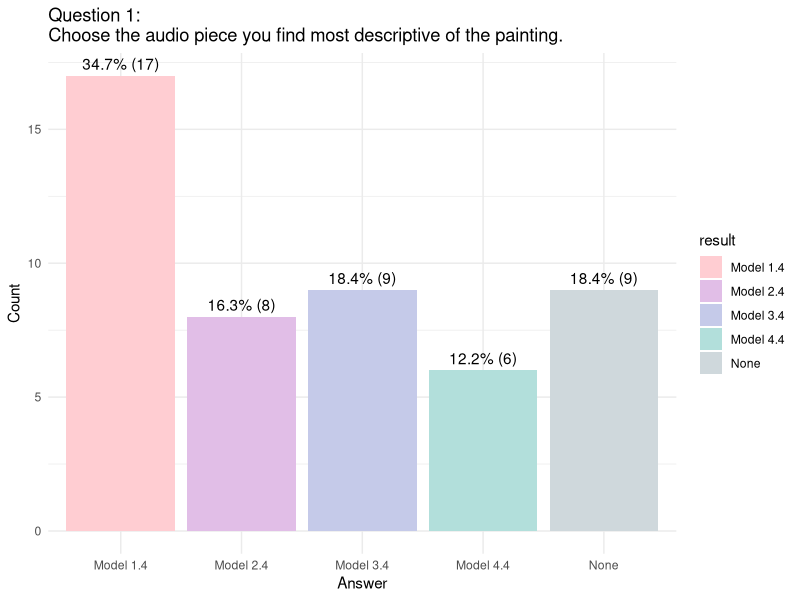
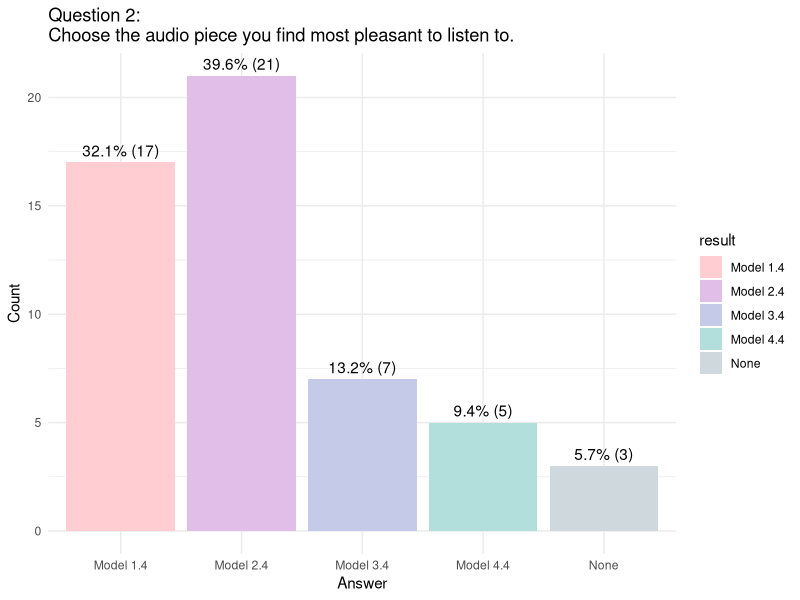
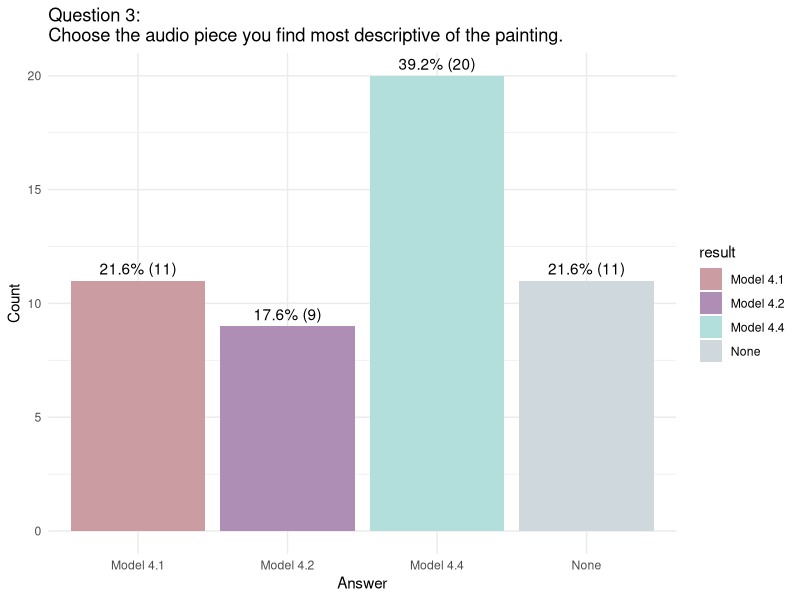
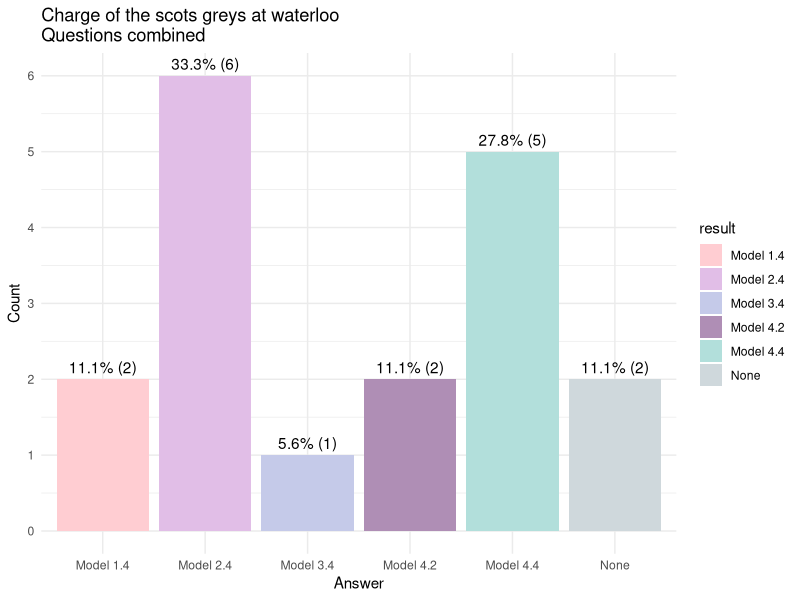
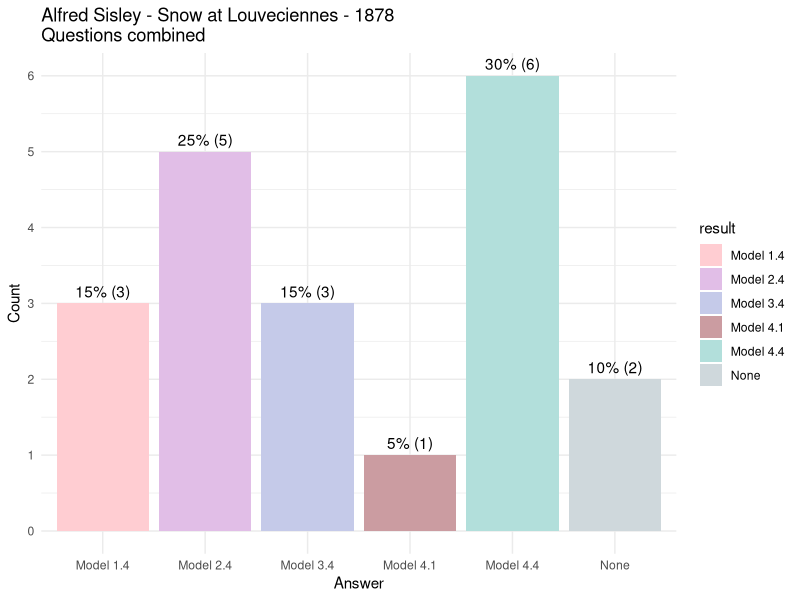
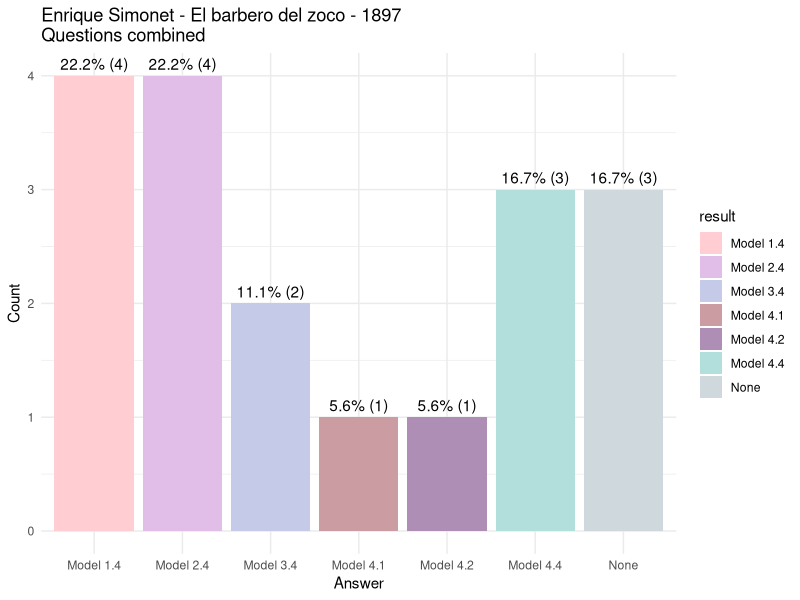
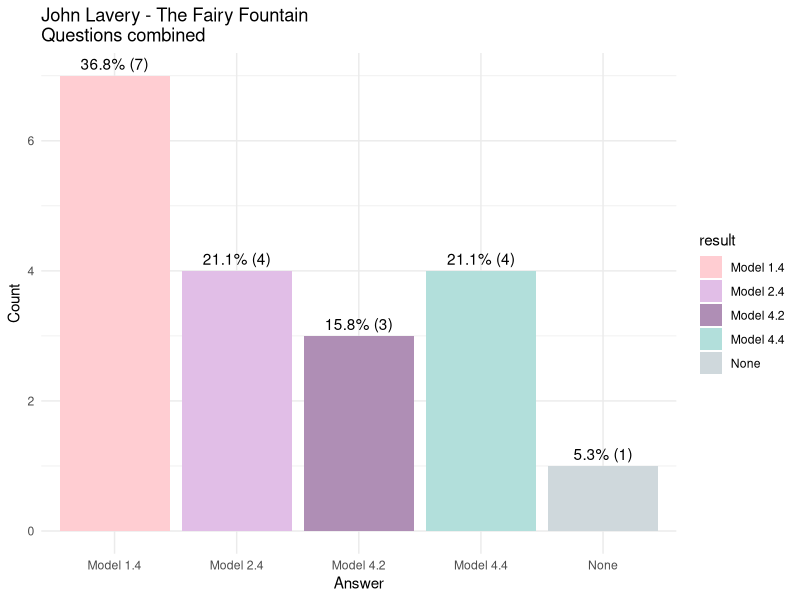
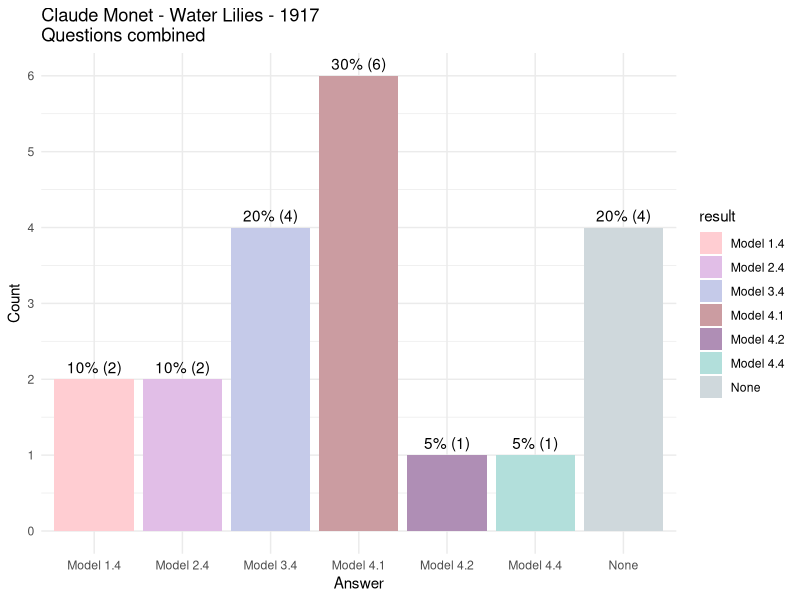

These figures' R source, in order: (Note: this script raises an error after producing the figures.)
# install.packages("tidyverse")
# install.packages("kableExtra")
# install.packages("xtable")
# install.packages("scales")
library(tidyverse)
library(xtable)
library(scales)


# Prepare data
users <- read.csv("export_users_202112161232.csv")
questions <- read.csv("export_questions_202112171115.csv")
answers <- read.csv("export_answers_202112161232.csv")

names(users)[names(users) == "X_id"] <- "uId"
names(questions)[names(questions) == "X_id"] <- "qId"
names(answers)[names(answers) == "X_id"] <- "aId"

combined <- merge(answers, questions, by = "qId")
combined <- merge(combined, users, by = "cSessionId")

combined$result[combined$result == -1] <- "None"

combined$result[combined$qType %in% c(4, 5) & combined$result == 0] <- "Model 1.4"
combined$result[combined$qType %in% c(4, 5) & combined$result == 1] <- "Model 2.4"
combined$result[combined$qType %in% c(4, 5) & combined$result == 2] <- "Model 3.4"
combined$result[combined$qType %in% c(4, 5) & combined$result == 3] <- "Model 4.4"

combined$result[combined$qType == 6 & combined$result == 0] <- "Model 4.1"
combined$result[combined$qType == 6 & combined$result == 1] <- "Model 4.2"
combined$result[combined$qType == 6 & combined$result == 2] <- "Model 4.4"

painting_list <- lapply(
  combined$content,
  function (x)(gsub('.{6}$', '', tail(strsplit(x, "/")[[1]], 1)))
)
combined$painting <- unlist(painting_list)


# Init variables and functions
ag_model_list <- c(
  "Model 1.4",
  "Model 2.4",
  "Model 3.4",
  "Model 4.4"
)

vp_model_list <- c(
  "Model 4.1",
  "Model 4.2",
  "Model 4.4"
)

question_df <- data.frame(
  "type" = c(4, 5, 6),
  "question" = c(
    "Question 1:\nChoose the audio piece you find most descriptive of the painting.",
    "Question 2:\nChoose the audio piece you find most pleasant to listen to.",
    "Question 3:\nChoose the audio piece you find most descriptive of the painting."
  ),
  "models" = I(list(ag_model_list, ag_model_list, vp_model_list))
)

painting_names <- data.frame(
  "id" = c(
    "charge_of_the_scots_greys _at_waterloo ",
    "cityscape-Alfred_Sisley-Snow_at_Louveciennes-1878-46709",
    "Enrique_Simonet_-_El_barbero_del_zoco_-_1897",
    "figurative-John_Lavery-The_Fairy_Fountain_Glasgow_International_Exhibition-1888-294",
    "flower_painting-Claude_Monet-Water_Lilies-1917-89996",
    "landscape-William_Merritt_Chase-The_Olive_Grove-1910-48453",
    "literary_painting-Valentin_Serov-Iphigenia_in_Tauris-1893-28004",
    "Paul_delvaux_the_viaducto"
  ),
  "name" = c(
    "Charge of the scots greys at waterloo",
    "Alfred Sisley - Snow at Louveciennes - 1878",
    "Enrique Simonet - El barbero del zoco - 1897",
    "John Lavery - The Fairy Fountain",
    "Claude Monet - Water Lilies - 1917",
    "William Merritt Chase - The Olive Grove - 1910",
    "Valentin Serov - Iphigenia in Tauris - 1893",
    "Paul Delvaux - The Viaducto"
  )
)

model_colors <- c(
  "Model 1.4" = "#ffcdd2",
  "Model 2.4" = "#e1bee7",
  "Model 3.4" = "#c5cae9",

  "Model 4.1" = "#cb9ca1",
  "Model 4.2" = "#af8eb5",

  "Model 4.4" = "#b2dfdb",

  "None" = "#cfd8dc"
)

painting_colors <- c(
  "charge_of_the_scots_greys _at_waterloo " = "#ffccbc",
  "cityscape-Alfred_Sisley-Snow_at_Louveciennes-1878-46709" = "#cfd8dc",
  "Enrique_Simonet_-_El_barbero_del_zoco_-_1897" = "#ffe0b2",
  "figurative-John_Lavery-The_Fairy_Fountain_Glasgow_International_Exhibition-1888-294" = "#bdbdbd",
  "flower_painting-Claude_Monet-Water_Lilies-1917-89996" = "#ffcdd2",
  "landscape-William_Merritt_Chase-The_Olive_Grove-1910-48453" = "#c8e6c9",
  "literary_painting-Valentin_Serov-Iphigenia_in_Tauris-1893-28004" = "#bbdefb",
  "Paul_delvaux_the_viaducto" = "#b2dfdb"
)

plot_list <- list()

xr_width <- 6
xr_height <- 6

xp_width <- 12
xp_height <- 6

integer_breaks <- function(n = 5, ...) {
  fxn <- function(x) {
    breaks <- floor(pretty(x, n, ...))
    names(breaks) <- attr(breaks, "labels")
    breaks
  }
  return(fxn)
}

xr_plot <- function (p_data, x_obj, p_title, p_colors, x_blank=FALSE){
  p <- ggplot(p_data, aes_string(x = x_obj, fill = x_obj)) +
    geom_bar() +
    # geom_text(
    #   aes(label = ..count..),
    #   stat = "count",
    #   vjust = -.5
    # ) +
    geom_text(
      aes(label = sprintf("%s (%s)", scales::percent(prop.table(stat(count))), stat(count))),
      stat = "count",
      vjust = -.5
    ) +
    labs(
      title = p_title,
      x = "Answer",
      y = "Count"
    ) +
    scale_y_continuous(breaks = integer_breaks()) +
    scale_fill_manual(values = p_colors) +
    theme_minimal()
  if(x_blank){
    p <- p + theme(axis.text.x=element_blank())
  }
  return(p)
}

update_plot_list <- function (plot_data, name, width, height, plt_lst){
  update <- 0
  for (index in seq_len(length(plt_lst))){
    if(plt_lst[[index]][["name"]] == name){
      update <- index
      break
    }
  }
  new_item <- c(plot=list(plot_data), name=name, width=width, height=height)
  if(update == 0)
    plt_lst[[length(plt_lst) + 1]] <- new_item
  else
    plt_lst[[update]] <- new_item
  return(plt_lst)
}


#Create plots: Model choosen per questions
for (row in seq_len(nrow(question_df))){
  qtype <- question_df[row,]$type
  question <- question_df[row,]$question
  models <- unlist(question_df[row,]$models)
  filtered_data <- combined[combined$qType == qtype,]
  filtered_mc <- append(model_colors[names(model_colors) %in% models], model_colors[length(model_colors)])
  data_plot <- xr_plot(filtered_data, "result", question, filtered_mc)
  plot_list <- update_plot_list(data_plot, sprintf("pq%d", qtype), xr_width, xr_height, plot_list)
}


#Create plots: Model choosen per painting
for (row in seq_len(nrow(painting_names))){
  id <- painting_names[row,]$id
  name <- painting_names[row,]$name
  filtered_data <- combined[combined$painting == id,]
  data_plot <- xr_plot(filtered_data, "result", sprintf("%s\nQuestions combined", name), model_colors)
  plot_list <- update_plot_list(data_plot, sprintf("pp%d", row), xr_width, xr_height, plot_list)
}


#Create plots: Model choosen per questions per painting
for (qrow in seq_len(nrow(question_df))){
  qtype <- question_df[qrow,]$type
  question <- question_df[qrow,]$question
  models <- unlist(question_df[qrow,]$models)
  for (prow in seq_len(nrow(painting_names))){
    id <- painting_names[prow,]$id
    name <- painting_names[prow,]$name
    filtered_data <- combined[combined$qType == qtype & combined$painting == id,]
    plot_title <- sprintf("%s\n%s", name, question)
    filtered_mc <- append(model_colors[names(model_colors) %in% models], model_colors[length(model_colors)])
    data_plot <- xr_plot(filtered_data, "result", plot_title, filtered_mc)
    plot_list <- update_plot_list(data_plot, sprintf("pp%dq%d", prow, qtype), xr_width, xr_height, plot_list)
  }
}

#Create plots: Painting choosen per model per question
for (qrow in seq_len(nrow(question_df))){
  qtype <- question_df[qrow,]$type
  question <- question_df[qrow,]$question
  models <- unlist(question_df[qrow,]$models)
  for (model in models){
    filtered_data <- combined[combined$result == model & combined$qType == qtype,]
    plot_title <- sprintf("%s\n%s", model, question)
    filtered_pc <- painting_colors[names(painting_colors) %in% unique(filtered_data$painting)]
    data_plot <- xr_plot(filtered_data, "painting", plot_title, filtered_pc, TRUE)
    model_no_space <-gsub(" ", "", model, fixed = TRUE)
    model_nr <- str_remove(model_no_space, "Model")
    model_no_dot <- gsub(".", "-", model_nr, fixed = TRUE)
    name <- sprintf("pm%sq%d", model_no_dot, qtype)
    plot_list <- update_plot_list(data_plot, name, xp_width, xp_height, plot_list)
  }
}



# Show plots
for (plt in plot_list){
  print(plt[["plot"]])
}



# Save plots
for (plt in plot_list){
  ggsave(
    sprintf("plots/%s.png", plt[["name"]]),
    plot = plt[["plot"]],
    width = plt[["width"]],
    height = plt[["height"]]
  )
}



# Filter data
q4 <- combined[combined$qType == 4,]
q5 <- combined[combined$qType == 5,]
q6 <- combined[combined$qType == 6,]

# Generate summary data
q4_best_model <- names(which.max(table(q4$result)))
q5_best_model <- names(which.max(table(q5$result)))
q6_best_model <- names(which.max(table(q6$result)))

q4_percentage_not_none <- (length(q4$result[q4$result != "None"]) / length(q4$result)) * 100
q5_percentage_not_none <- (length(q5$result[q5$result != "None"]) / length(q5$result)) * 100
q6_percentage_not_none <- (length(q6$result[q6$result != "None"]) / length(q6$result)) * 100

# Generate summary table
summary_table <- data.frame(
  row.names = c("Question 1", "Question 2", "Question 3"),
  "Amount of answers" = c(nrow(q4), nrow(q5), nrow(q6)),
  "Favorite Model" = c(q4_best_model, q5_best_model, q6_best_model),
  "Percentage descriptive or pleasant" = c(q4_percentage_not_none, q5_percentage_not_none, q6_percentage_not_none)
)

xtable(
  summary_table,
  label = "tab:summary_sec_eval",
  caption = "Overview of evaluation results",
  type = "latex"
)
